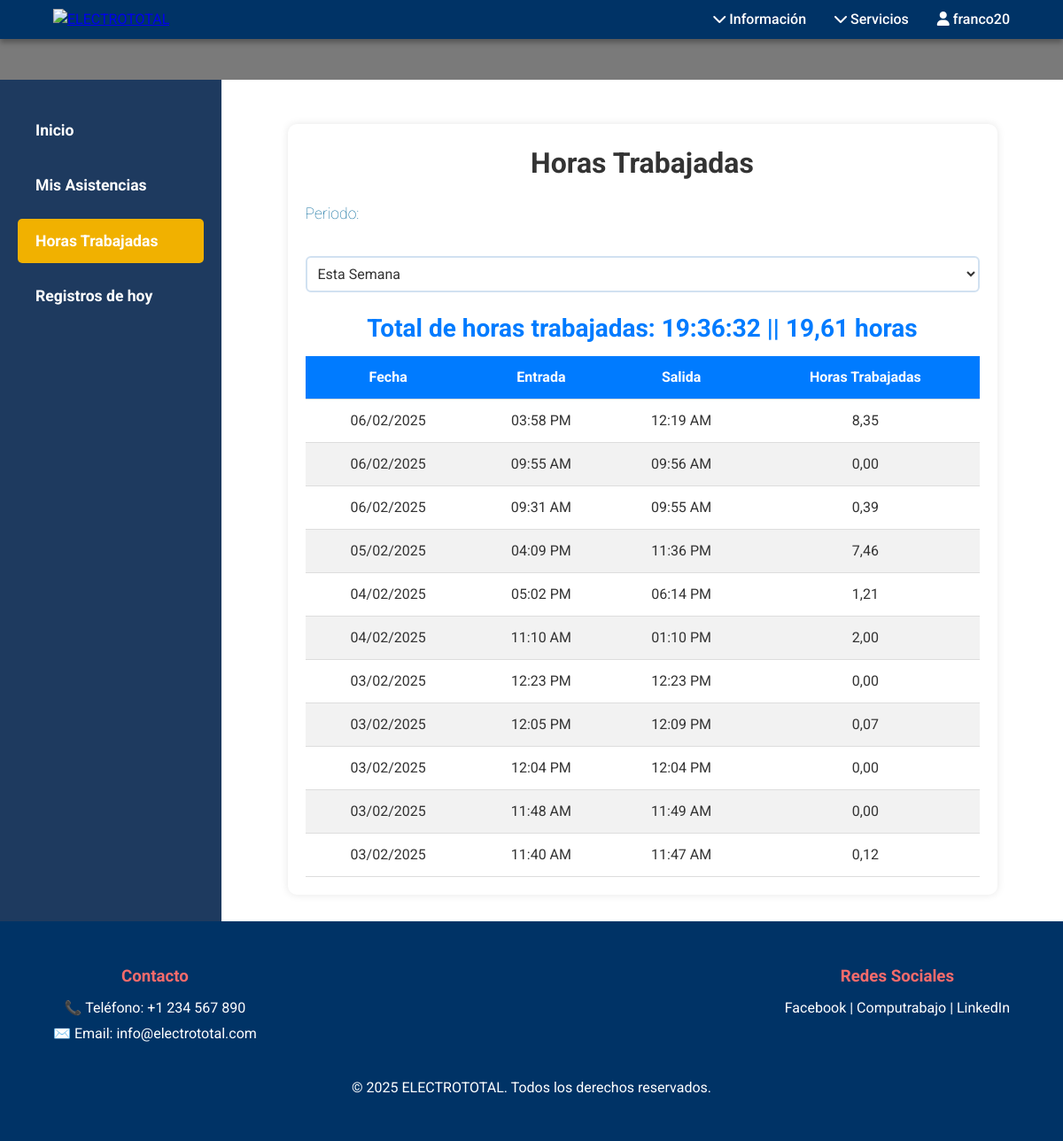
Before: /personal/hoursWorked/ (signed in) with the older database file.
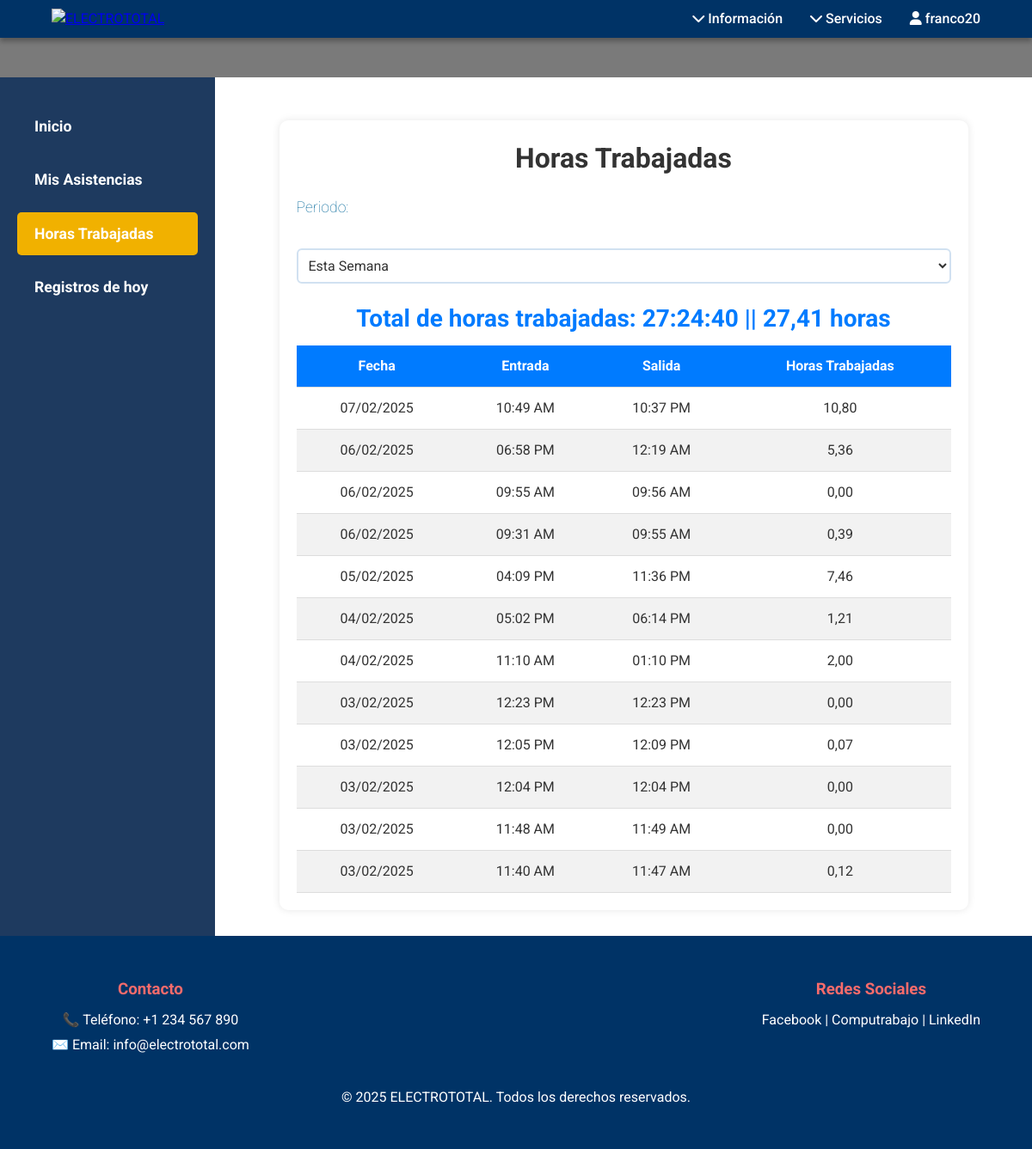
After: the same page with the newer database file.
### personal/models.py (models this page shows, shortened)
class AttendanceRecord(models.Model):
    isDelete=models.BooleanField(default=False)
    collaborator=models.ForeignKey(Collaborator, on_delete=models.CASCADE)
    inRecord=models.ForeignKey(Record, on_delete=models.CASCADE, related_name='input')
    outRecord=models.ForeignKey(Record, on_delete=models.CASCADE,blank=True,null=True, related_name='output')
    isLunch=models.BooleanField(default=False)
    objects=ModelManager()

class Record(models.Model):
    isDelete= models.BooleanField(default=False)
    typeIsInput= models.BooleanField(default=True)
    placeIsOffice=models.BooleanField(default=False)
    collaborator=models.ForeignKey(Collaborator, on_delete=models.CASCADE)
    placeDescription=models.CharField(max_length=30,blank=True,null=True)
    partialDateTime = models.DateTimeField(default=timezone.now )
    dateTime=models.DateTimeField(default=timezone.now)
    unTimelyDateTime = models.DateTimeField(null=True, blank=True)
    photo = models.ImageField(upload_to='fotos_asistencia/')
    objects=ModelManager()

### personal/views.py (the view, shortened to what this page needs)
# urls.py: path('hoursWorked/', views.hoursWorked, name='hoursWorked'), #user
@login_required
def hoursWorked(request):
    user = request.user
    today = datetime.now().date()
    period = request.GET.get('period', 'week')
    if period == 'week':
        start_date = today - timedelta(days=today.weekday())
        end_date = today
    elif period == 'month':
        start_date = today.replace(day=1)
        end_date = today
    else:
        start_date = today
        end_date = today
    if user.is_staff or user.isAdmin:
        collaborators = getAllCollaborators()
        selected_collaborator_id = request.GET.get('collaborator', None)
        if selected_collaborator_id:
            collaboratorS=Collaborator.objects.enables().get(id=selected_collaborator_id)
            records=getAllAttendanceRecordsTRange(collaboratorS,start_date,end_date)
        else:
            records = AttendanceRecord.objects.none()
    else:
        collaborators = None
        selected_collaborator_id = None
        records=getAllAttendanceRecordsTRange(user.collaborator,start_date,end_date)
    total_hours,records=getAllHoursWorked(records)
    return render(request, 'hoursWorked.html', {
        'records': records,
        'collaborators': collaborators,
        'selected_collaborator_id': selected_collaborator_id,
        'total_hours': total_hours,
        'period': period,
        'start_date': start_date.strftime("%Y-%m-%d"),
        'end_date': end_date.strftime("%Y-%m-%d")
    })

### personal/scripts.py (called while the page is built)
def calculateHoursWorked(attendanceRecord):
    try:
        inRecordDT=attendanceRecord.inRecord.dateTime
        outRecordDT=attendanceRecord.outRecord.dateTime
        diff=outRecordDT-inRecordDT
        diffHours=diff.total_seconds() / 3600
        launch=isLaunch(inRecordDT,diffHours)
        if launch:
            diffHours -= 1
    except:
        diffHours=0
        launch=False
    return diffHours,launch

def isLaunch(inRecordDT, diffHours):
    peru_tz = pytz.timezone("America/Lima")
    inRecordDT = inRecordDT.astimezone(peru_tz)
    return inRecordDT.hour < 12 and diffHours > 5

def getAllAttendanceRecordsTRange(collaborator,start,end):
    records = AttendanceRecord.objects.filter(
        isDelete=False,
        collaborator=collaborator,
        collaborator__isDelete=False,
        inRecord__dateTime__date__gte=start,
        inRecord__dateTime__date__lte=end,
    ).order_by('-inRecord__dateTime')
    return records

### personal/templatetags/custom_filters.py (called while the page is built)
@register.filter
def float_to_hms(hours_float):
    hours = int(hours_float)
    minutes = int((hours_float - hours) * 60)
    seconds = int((((hours_float - hours) * 60) - minutes) * 60)
    return f"{hours}:{minutes:02d}:{seconds:02d}"

### personal/templates/hoursWorked.html (shortened to what this page needs)
{% extends 'baseHome.html' %}
{% load custom_filters %}
{% block content_dashboard %}
    <div class="container">
        <h1>Horas Trabajadas</h1>
        <div class="filter-container">
            <form method="GET">
                <label for="period">Periodo:</label>
                <select name="period" id="period" onchange="toggleDateInputs(); this.form.submit()">
                    <option value="week" {% if period == 'week' %}selected{% endif %}>Esta Semana</option>
                </select>
            </form>
        </div>
        <div class="total-hours">
            Total de horas trabajadas: {% if total_hours %}{{ total_hours|float_to_hms }}   ||    {{ total_hours|floatformat:2 }} horas {% else %}0{% endif %}
        </div>
        <div class="table-wrapper">
            <table>
                <thead>
                    <tr>
                        <th>Fecha</th>
                        <th>Entrada</th>
                        <th>Salida</th>
                        <th>Horas Trabajadas</th>
                    </tr>
                </thead>
                <tbody>
                    {% for record, hour in records %}
                        <tr>
                            <td>{{ record.inRecord.dateTime|date:"d/m/Y" }}</td>
                            <td>{{ record.inRecord.dateTime|time:"h:i A" }}</td>
                            <td>
                                {% if record.outRecord %}
                                    {{ record.outRecord.dateTime|time:"h:i A" }}
                                {% else %}
                                    <span style="color: red;">Sin salida</span>
                                {% endif %}
                            </td>
                            <td>
                                {% if record.outRecord %}
                                    {{ hour|floatformat:2 }}
                                {% else %}
                                    <span style="color: orange;">No disponible</span>
                                {% endif %}
                            </td>
                        </tr>
                    {% empty %}
                        <tr>
                            <td colspan="4" style="text-align: center; color: gray;">No hay registros disponibles.</td>
                        </tr>
                    {% endfor %}
                </tbody>
            </table>
        </div>
    </div>
{% endblock %}

Changed rows visible on the page:
added AttendanceRecord: inRecord.dateTime "07/02/2025", inRecord.dateTime "10:49 AM", outRecord.dateTime "10:37 PM", hour "10,80"
changed through a linked row, AttendanceRecord "12:19 AM": inRecord.dateTime "03:58 PM" → "06:58 PM"; hour "8,35" → "5,36"
Other visible differences:
{{ total_hours|float_to_hms }}: "19:36:32" → "27:24:40"
{{ total_hours|floatformat:2 }}: "19,61" → "27,41"
